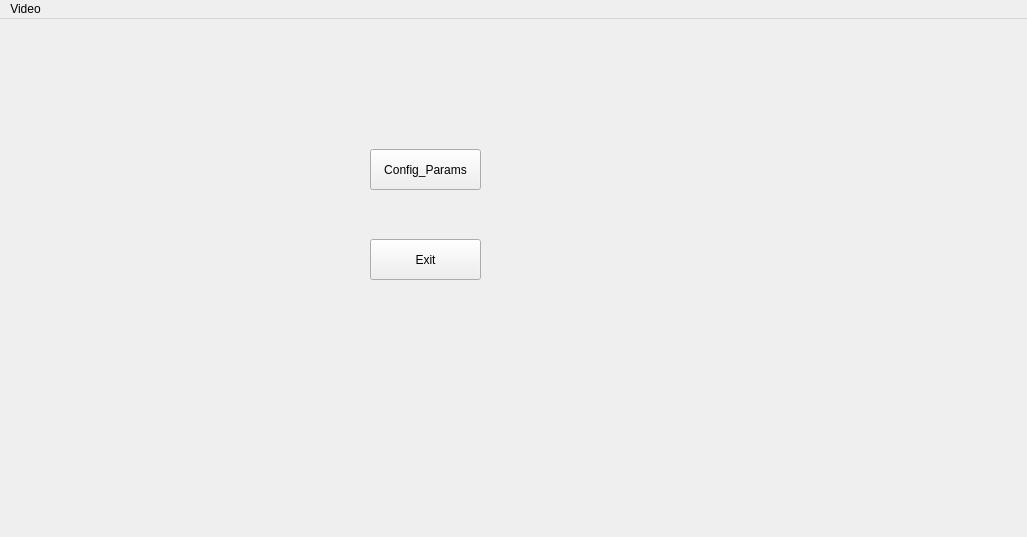
<?xml version="1.0" encoding="UTF-8"?>
<ui version="4.0">
 <class>MainWindow</class>
 <widget class="QMainWindow" name="MainWindow">
  <property name="enabled">
   <bool>true</bool>
  </property>
  <property name="geometry">
   <rect>
    <x>0</x>
    <y>0</y>
    <width>1027</width>
    <height>537</height>
   </rect>
  </property>
  <property name="sizePolicy">
   <sizepolicy hsizetype="Preferred" vsizetype="Preferred">
    <horstretch>0</horstretch>
    <verstretch>0</verstretch>
   </sizepolicy>
  </property>
  <property name="windowTitle">
   <string>MainWindow</string>
  </property>
  <property name="layoutDirection">
   <enum>Qt::LeftToRight</enum>
  </property>
  <property name="iconSize">
   <size>
    <width>24</width>
    <height>24</height>
   </size>
  </property>
  <widget class="QWidget" name="centralwidget">
   <widget class="QPushButton" name="Config_pushButton">
    <property name="geometry">
     <rect>
      <x>370</x>
      <y>130</y>
      <width>111</width>
      <height>41</height>
     </rect>
    </property>
    <property name="text">
     <string>Config_Params</string>
    </property>
   </widget>
   <widget class="QPushButton" name="Exit_pushButton">
    <property name="geometry">
     <rect>
      <x>370</x>
      <y>220</y>
      <width>111</width>
      <height>41</height>
     </rect>
    </property>
    <property name="text">
     <string>Exit</string>
    </property>
   </widget>
  </widget>
  <widget class="QMenuBar" name="menuBar">
   <property name="geometry">
    <rect>
     <x>0</x>
     <y>0</y>
     <width>1027</width>
     <height>25</height>
    </rect>
   </property>
   <widget class="QMenu" name="menu">
    <property name="title">
     <string>Video</string>
    </property>
    <addaction name="Open_red"/>
    <addaction name="Close_Red"/>
   </widget>
   <addaction name="menu"/>
  </widget>
  <action name="actionOpen">
   <property name="text">
    <string>Open</string>
   </property>
  </action>
  <action name="Open_red">
   <property name="text">
    <string>Open(&amp;O)</string>
   </property>
  </action>
  <action name="Close_Red">
   <property name="text">
    <string>Close(&amp;C)</string>
   </property>
  </action>
 </widget>
 <resources/>
 <connections/>
</ui>
